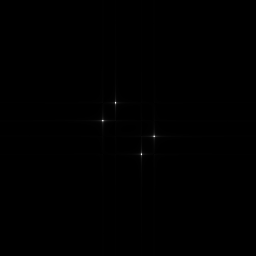
#> input picture Lab1_DH/Lab1_Images/Spectre3.png, 256 x 256 px
$ jupyter execute --allow-errors XAVIER_SILVA_Lab1.ipynb
#> lines starting #> are read from the running program, lines starting #| are printed output that depends on the picture
|||
|:--:|:--:|

# Digital Holography : numerical simulation and reconstruction
# Lab 1 - Discrete Fourier Transform and spectrum analysis

***

Python will be used to simulate, process, and display physical optics signals. The Python functions to be used are given in the lab text. You will need to read the  help for their syntax (Use the window contextual help).

For each lab session, a fill-in-the-blank code will be provided to you in order to start the practical work. You will rename it (SURNAME_Lab1.ipynb) and publish a report that will be uploaded on Moodle.

It is mandatory to annotate/comment your code.
Two lab reports will be uploaded on Moodle : one at the end of the session and another one (completed) before the next session. It will contain the programs/functions and the images results as well as your comments. It should be personal.

+++ questions are optional.

***

[cell 1]
# %matplotlib widget
import numpy as np
import matplotlib.pyplot as plt
import cv2 as cv

plt.rcParams["figure.figsize"] = (8,4) # choose the size of the figures : Width, height in inches.

## 1. 2D Discrete Fourier Transform (DFT)

### 1.1. Display of the images `sinus.png` and its spectrum

#### a. Using the code below :

Load in the workspace the image `sinus.png` (`cv.imread(path,cv.IMREAD_GRAYSCALE)` see Lab0_Main_example). Convert in double type the image matrix (`np.double`). Display the image (`plt.imshow`).

Add code in order to display labels to abscissa and ordinate axis (the units have to be given, here "x(pix)", "y(pix)"

[cell 2]
I=cv.imread('Lab1_Images/sinus.png',cv.IMREAD_GRAYSCALE)
I=np.double(I)
#> I = nan

plt.figure(layout='compressed')
plt.subplot(1,2,1)
#> (the rest of this cell did not finish here and is left out)

#### b. Compute its spectrum (`np.fft.fft2`)

#> (a cell that did not finish here is left out)

The frequency (0,0) is located in the top left corner of the Fourier spectrum. The signal is real, its Fourier transform modulus should be complex and even.

#### c. Compute and display its phase and its modulus (angle, abs)

By default the origin of the frequencies axis is on the left top corner and we visualize frequencies: $0 \leq \mu_x < 1$, $0 \leq \mu_y <1$). We have to center the origin using fftshift in order to visualize $-1/2 \leq \mu_x < 1/2$, $-1/2 \leq \mu_y < 1/2$.

Understand, comment and use the following code (FFTimg contains the 2D DFT of the image):

#> (a cell that did not finish here is left out)

#### d. Let’s consider that pixel width is 5 µm. Display again the spectrum using frequency units in mm-1.

[cell 5]
px_width_um = 5e-6
px_width_mm = px_width_um * 1e3
extent = 1/px_width_mm*np.array([-1/2,1/2,-1/2,1/2])

#> (the rest of this cell did not finish here and is left out)

### 1.2. Spectrum analysis

#### a. Analyse the spectrum modulus (`np.abs`) and its phase (`np.angle`)

#### b. +++ The Fourier transform is invertible: test it by computing an inverse FT of the spectrum (`np.fft.ifft2`).

#> (a cell that did not finish here is left out)

#### c. What happen in space domain if the magnitude of the zero frequency is put to zero in Fourier domain ?

There will be no more offset.

#> (a cell that did not finish here is left out)

#### d. What happen if all the values of the spectrum phase are put to zero before inverse FT ?

Setting all phase values to zero makes the spectrum purely real, which means the Fourier transform is equivalent to its modulus. As the phase encodes information about the spatial shift, we should expect a sinus function without a shift.

#> (a cell that did not finish here is left out)

### 1.3. +++ Do the same work on "sinus2.png".

### 1.4. +++ Display the image "Spectre3.png". Create an image which modulus would approximately be equal to "Spectre3.png". Are there several solutions ? Why ?

[cell 9]
I=cv.imread('Lab1_Images/Spectre3.png',cv.IMREAD_GRAYSCALE)
#> I is the input picture: shape (256, 256); min 0, max 255, mean 0.2
I=np.double(I)

plt.figure(layout='compressed')
plt.subplot(1,2,1)
plt.imshow(I,'gray')
plt.colorbar()
plt.title('$f$ (sinus.png)')

plt.subplot(1,2,2)
plt.plot(I[120,:])
plt.title('$f$ profile')

plt.show()
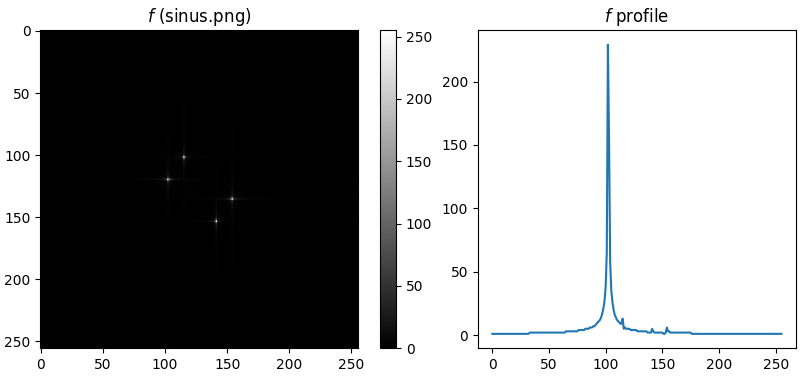
#> figure drawn by matplotlib, 3 panels; panel 3: curve peaks at x = 102, y = 229

## 2. Spectrum analysis

### 2.1. Measurements of periods

#### a. Display the image "text.png" and its spectrum

[cell 10]
I = cv.imread('Lab1_Images/text.png',cv.IMREAD_GRAYSCALE)
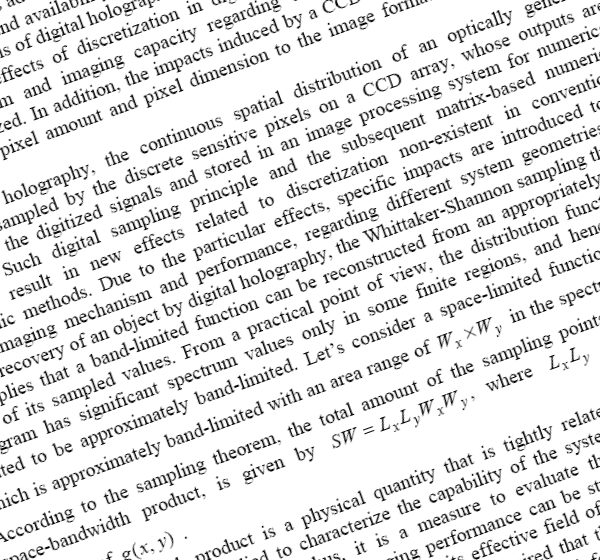
#> input picture Lab1_DH/Lab1_Images/Text.png, 600 x 560 px, found by its file name
#> I is the input picture: shape (560, 600); min 0, max 255, mean 226.5
I = np.double(I)

FFT_I = np.fft.fft2(I)
FFT_I[0,0] = 0                        # setting the zero frequency to zero because it overshadows others
DISPLAY_FFT_I=np.fft.fftshift(FFT_I)
MODULUS_DISPLAY_FFT_I=np.abs(DISPLAY_FFT_I)
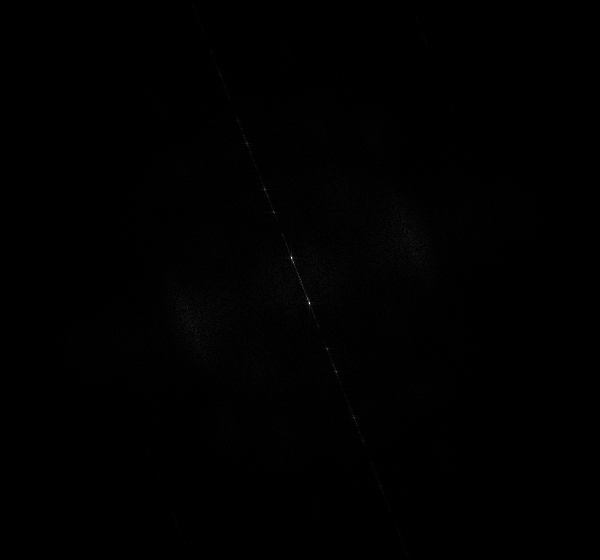
#> MODULUS_DISPLAY_FFT_I: shape (560, 600) float64; min 0, max 3928701.8, mean 19430.6; drawn with min black and max white

# Calculate slope alpha
fx1, fy1 = 246.7, 143.4
fx2, fy2 = 380.1, 485.2
alpha = np.pi - (fy2 - fy1) / (fx2 - fx1)

M, N = I.shape
#> M = 560; N = 600

extent = [-M/2, M/2, -N/2, N/2]
#> extent = [-280, 280, -300, 300]
x = np.linspace(-M/2, M/2, 100)
#> x = 100 values from -280 to 280

plt.figure(figsize=(15,5))
plt.subplot(1,3,1)
plt.imshow(I,extent=extent,cmap='gray')
plt.plot(x, alpha*x, color='red', linewidth=1.5, label=f'y = {alpha:.3f}x')
plt.ylim(-N/2, N/2)

plt.subplot(1,3,2)
plt.imshow(MODULUS_DISPLAY_FFT_I,extent=[-1/2,1/2,-1/2,1/2],cmap='gray')
# plt.colorbar()
plt.title('Modulus of the Fourier transform of $f$')
plt.xlabel(r'$\mu_x$ ($pix^{-1}$)')
plt.ylabel(r'$\mu_y$ ($pix^{-1}$)')

plt.subplot(1,3,3)
plt.imshow(np.log(MODULUS_DISPLAY_FFT_I),cmap='gray')
# plt.colorbar()
plt.title('Modulus of the Fourier transform of $f$ (log)')
plt.xlabel(r'$\mu_x$ ($pix^{-1}$)')
plt.ylabel(r'$\mu_y$ ($pix^{-1}$)')

plt.show()
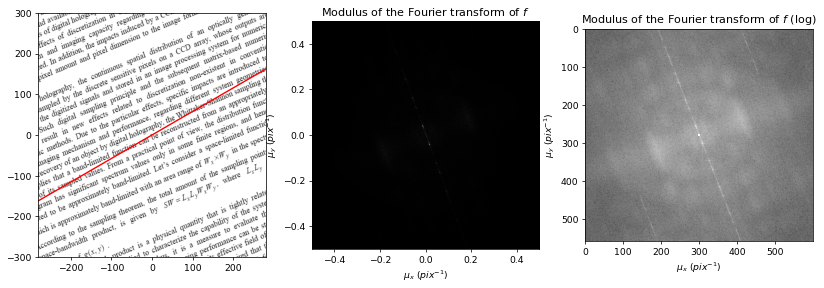
#> figure drawn by matplotlib, 3 panels
